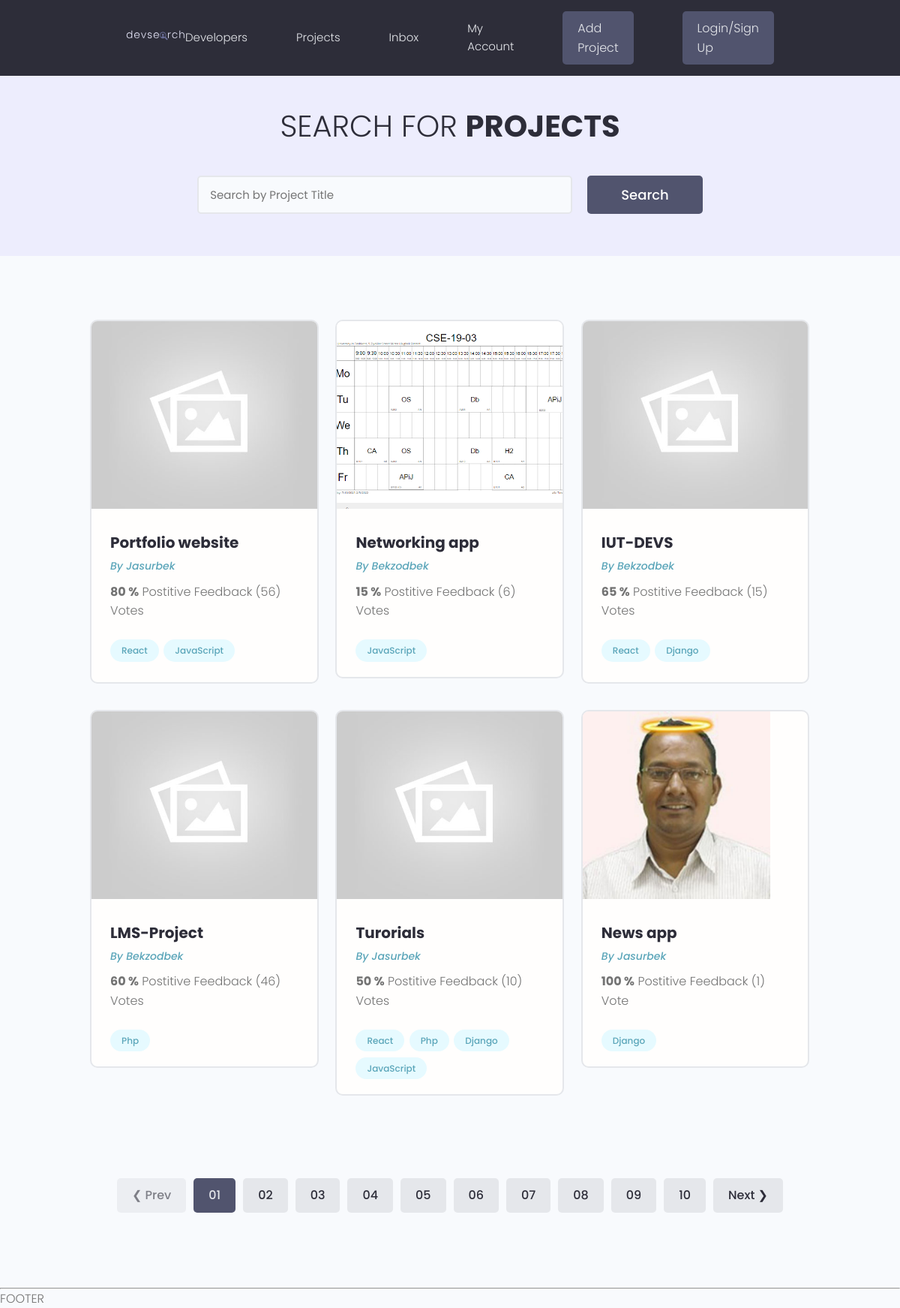
/projects/, run on the app's committed database.
### projects/models.py (models this page shows, shortened)
class Project(models.Model):
	owner=models.ForeignKey(Profile,null=True,blank=True,on_delete=models.SET_NULL)
	title=models.CharField(max_length=200)
	description=models.TextField(null=True,blank=True)
	featured_image=models.ImageField(null=True,blank=True,
	                                 default="default.jpg")
	demo_link=models.CharField(max_length=2000,null=True,blank=True)
	source_link=models.CharField(max_length=2000,null=True,blank=True)
	tags=models.ManyToManyField(Tag,blank=True)
	vote_total=models.IntegerField(default=0,null=True,blank=True)
	vote_ratio=models.IntegerField(default=0,null=True,blank=True)
	created=models.DateTimeField(auto_now_add=True)
	id=models.UUIDField(default=uuid.uuid4,unique=True,
	                    primary_key=True,editable=False)

class Tag(models.Model):
	name=models.CharField(max_length=200)
	created=models.DateTimeField(auto_now_add=True)
	id=models.UUIDField(default=uuid.uuid4,unique=True,
	                    primary_key=True,editable=False)
	def __str__(self):
		return self.name

### users/models.py (models this page shows, shortened)
class Profile(models.Model):
	user=models.OneToOneField(User, on_delete=models.CASCADE,null=True,blank=True)
	name=models.CharField(max_length=200,null=True,blank=True)
	username=models.CharField(max_length=200,null=True,blank=True)
	location=models.CharField(max_length=200,null=True,blank=True)
	email=models.EmailField(max_length=500, blank=True,null=True)
	short_intro=models.CharField(max_length=300,blank=True,null=True)
	bio=models.TextField(blank=True,null=True)
	profile_image=models.ImageField(null=True,blank=True,
	                                upload_to='profiles/',default="profiles/user-default.png")
	github=models.CharField(max_length=200,null=True,blank=True)
	stackoverflow=models.CharField(max_length=200,null=True,blank=True)
	twitter=models.CharField(max_length=200,null=True,blank=True)
	linkedin=models.CharField(max_length=200,null=True,blank=True)
	website=models.CharField(max_length=200,null=True,blank=True)
	created=models.DateTimeField(auto_now_add=True)
	id=models.UUIDField(default=uuid.uuid4,unique=True,
	                    primary_key=True,editable=False)

### projects/views.py (the view)
# urls.py: path('projects/',include('projects.urls')),
def projects(request):
    projects=Project.objects.all()
    context={'projects':projects}
    return render(request,'projects/projects.html',context)

### projects/templates/projects/projects.html (shortened to what this page needs)
{% extends 'main.html' %}
{% block content %}
  <main class="projects">
    <section class="hero-section text-center">
      <div class="container container--narrow">
        <div class="hero-section__box">
          <h2>Search for <span>Projects</span></h2>
        </div>
        <div class="hero-section__search">
          <form class="form" action="#" method="get">
            <div class="form__field">
              <input class="input input--text" id="formInput#search" type="text" name="text"
                placeholder="Search by Project Title" />
            </div>
            <input class="btn btn--sub btn--lg" type="submit" value="Search" />
          </form>
        </div>
      </div>
    </section>
    <section class="projectsList">
      <div class="container">
        <div class="grid grid--three">
            {% for project in projects%}
          <div class="column">
            <div class="card project">
              <a href="{% url 'project' project.id %}" class="project">
                <img class="project__thumbnail" src="{{project.featured_image.url}}" alt="project thumbnail" />
                <div class="card__body">
                  <h3 class="project__title">{{project.title}}</h3>
                  <p><a class="project__author" href="{% url 'user-profile' project.owner.id %}">By {{ project.owner.name}}</a></p>
                  <p class="project--rating">
                    <span style="font-weight: bold;">{{project.vote_ratio}} %</span> Postitive
                    Feedback ({{project.vote_total}}) Vote{{project.vote_total|pluralize:"s"}}
                  </p>
                  <div class="project__tags">
                    {% for tag in project.tags.all %}
                    <span class="tag tag--pill tag--main">
                      <small>{{tag}}</small>
                    </span>
                    {% endfor %}
                  </div>
                </div>
              </a>
            </div>
          </div>
    {% endfor %}
        </div>
      </div>
    </section>
    <div class="pagination">
      <ul class="container">
        <li><a href="#" class="btn btn--disabled">&#10094; Prev</a></li>
        <li><a href="#" class="btn btn--sub">01</a></li>
        <li><a href="#" class="btn">02</a></li>
        <li><a href="#" class="btn">03</a></li>
        <li><a href="#" class="btn">04</a></li>
        <li><a href="#" class="btn">05</a></li>
        <li><a href="#" class="btn">06</a></li>
        <li><a href="#" class="btn">07</a></li>
        <li><a href="#" class="btn">08</a></li>
        <li><a href="#" class="btn">09</a></li>
        <li><a href="#" class="btn">10</a></li>
        <li><a href="#" class="btn">Next &#10095;</a></li>
      </ul>
    </div>
  </main>
{% endblock content %}

### static/styles/app.css (style rules this page uses)
:root { --color-sub: #2d2d39; }
.btn--sub { background-color: var(--color-sub-light); }
.card { border: 2px solid var(--color-light); }
img { width: 100%; }
.hero-section { height: 40vh; display: flex; align-items: center; background-color: var(--color-sub); }
.hero-section__box { margin-bottom: 4rem; }
.hero-section__box > h2, .hero-section__box > h2 > span { font-size: 4rem; color: var(--color-light); line-height: 1.3; text-transform: uppercase; }
.hero-section__box > h2 { font-weight: 300; }
.hero-section__box > h2 > span { font-weight: 700; }
.hero-section__search > .form { display: flex; align-items: center; justify-content: center; gap: 2rem; }
.hero-section__search > .form input.input--text { width: 50rem; }
.pagination { margin-top: 8rem; margin-bottom: 10rem; }
.pagination > ul { flex-wrap: wrap; list-style: none; display: flex; align-items: center; justify-content: center; gap: 1rem; }
.pagination .btn { color: var(--color-sub); }
.pagination .btn.btn--sub { color: var(--color-light); }
.project__author { font-size: 1.4rem; font-style: italic; }
.project--rating { margin-bottom: 1.6em; margin-top: .5em; }
.projects > .hero-section { background: var(--color-sub-lighter); height: 30vh; }
.projects .hero-section__box { margin-bottom: 2.5rem; }
.projects .hero-section__box > h2 { color: var(--color-sub); }
.projects .hero-section__box > h2 > span { font-weight: 700; color: var(--color-sub); }
.projectsList { margin-top: 8rem; }
.project__thumbnail { height: 25rem; object-fit: cover; object-position: top center; }
.project__title { font-size: 2rem; font-weight: 700; color: var(--color-sub); }

### static/uikit/styles/modules/_variables.css (style rules this page uses)
:root { --color-main: #5aa5b9; --color-main-light: #e6faff; --color-sub: #3f4156; --color-sub-light: #51546e; --color-sub-lighter: #ededfd; --color-text: #737373; --color-gray: #8b8b8b; --color-light: #e5e7eb; --color-light-gray: #767676; --color-bg: #f8fafd; --color-white: #fffefd; --color-white-light: #f3f3f3; --color-success: #359e64; --color-success-bg: #def8e8; --color-error: #fc4b0b; --color-error-bg: #fff2ee; --font-base: 'Poppins', arial, helvetica, 'Segoe UI', roboto, ubuntu, sans-serif; --font-monospace: 'Fira Code', 'Courier New', courier, monospace; --font-regular: 300; --font-medium: 500; --font-bold: 700; --generic-shadow: 1px 1px 5px #00000010; --generic-transition: all 0.3s ease-in-out; }

### static/uikit/styles/modules/_base.css (style rules this page uses)
* { margin: 0; padding: 0; box-sizing: border-box; text-rendering: optimizeLegibility; color: inherit; font-size: inherit; }
html { font-size: 50%; }
@media only screen and (min-width: 480px) { html { font-size: 56.25%; } }
@media only screen and (min-width: 1200px) { html { font-size: 62.5%; } }
body { line-height: 1.6; font-weight: 400; font-size: 1.5rem; color: var(--color-text); background-color: var(--color-bg); min-height: 100vh; }

### static/uikit/styles/modules/_typography.css (style rules this page uses)
* { font-family: var(--font-base); }
h2 { font-size: 3.6rem; font-weight: var(--font-bold); }
h3 { font-size: 3.2rem; font-weight: var(--font-medium); }
p, span, strong { font-size: 1.6rem; color: var(--color-text); font-weight: var(--font-regular); }
a { padding-bottom: 2px; text-decoration: none; display: inline-block; color: var(--color-main); font-weight: var(--font-medium); }

### static/uikit/styles/modules/_utilities.css (style rules this page uses)
.container { width: 92%; max-width: 165rem; margin: 0 auto; box-sizing: border-box; }
.container--narrow { width: 92%; max-width: 120rem; }
@media screen and (min-width: 1000px) { .container { width: 90%; } }
@media screen and (min-width: 1000px) { .container--narrow { width: 85%; } }
@media screen and (min-width: 1200px) { .container { width: 80%; } }
@media screen and (min-width: 1200px) { .container--narrow { width: 72%; } }
.text-center { text-align: center; }

### static/uikit/styles/modules/_button.css (style rules this page uses)
.btn { display: inline-block; position: relative; cursor: pointer; background-color: var(--color-light); font-weight: var(--font-medium); color: var(--color-sub); text-decoration: none; padding: 1rem 2rem; border-radius: 0.5rem; border: none; width: -webkit-fit-content; width: -moz-fit-content; width: fit-content; height: -webkit-fit-content; height: -moz-fit-content; height: fit-content; font-size: 1.6rem; outline-width: 0; outline-color: transparent; -webkit-backface-visibility: hidden; backface-visibility: hidden; transition: all 0.3s ease-in-out; }
.btn:disabled, .btn--disabled { cursor: not-allowed; opacity: 0.6; }
.btn--sub { background-color: var(--color-sub); color: var(--color-white); }
.btn--lg { font-size: 1.8rem; padding: 1.2rem 4.5rem; }

### data on the page
Project: featured_image (placeholder picture), title "Portfolio website", owner.name "Jasurbek", vote_ratio "80", vote_total "56"
Tag: name "React"
Tag: name "JavaScript"
Project: featured_image (picture), title "Networking app", owner.name "Bekzodbek", vote_ratio "15", vote_total "6"
Project: featured_image (placeholder picture), title "IUT-DEVS", owner.name "Bekzodbek", vote_ratio "65", vote_total "15"
Tag: name "Django"
Project: featured_image (placeholder picture), title "LMS-Project", owner.name "Bekzodbek", vote_ratio "60", vote_total "46"
Tag: name "Php"
Project: featured_image (placeholder picture), title "Turorials", owner.name "Jasurbek", vote_ratio "50", vote_total "10"
Project: featured_image (picture), title "News app", owner.name "Jasurbek", vote_ratio "100", vote_total "1"
